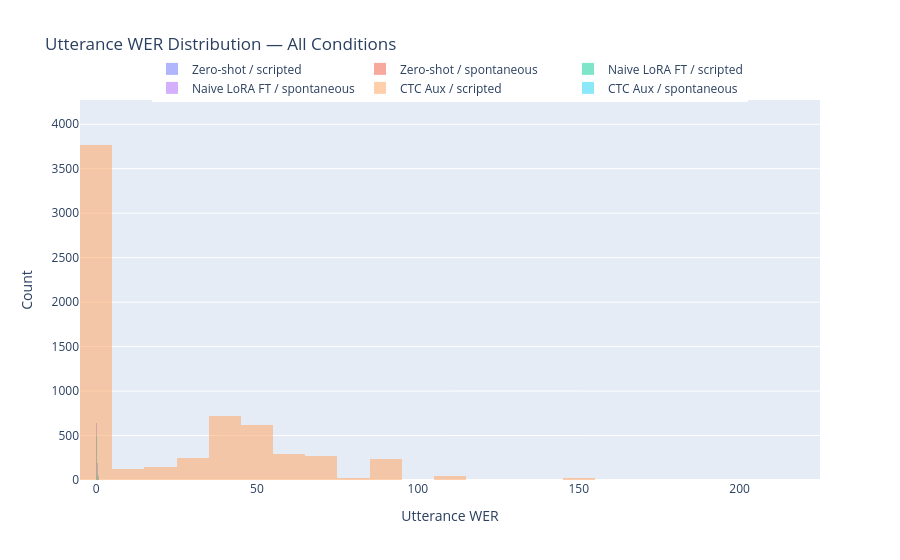

This figure's notebook cell:
### Markdown cell above
---

 # Part 4 — Utterance-level Analysis

### Code cell
# ── UTT WER distributions ─────────────────────────────────────────────────────
fig = go.Figure()
for key, label in MODEL_KEYS.items():
    for split in SPLITS:
        if not available(key, split):
            continue
        fig.add_trace(go.Histogram(
            x       = results[key][split]["utt_wer"],
            name    = f"{label} / {split}",
            opacity = 0.5,
            nbinsx  = 40,
        ))
fig.update_layout(
    title    = "Utterance WER Distribution — All Conditions",
    barmode  = "overlay",
    xaxis    = dict(title="Utterance WER"),
    yaxis    = dict(title="Count"),
    legend   = dict(orientation="h", y=1.12, xanchor="center", x=0.5),
)
fig.show()

### Figure 1 — Plotly figure (JSON) as saved in the notebook; plotly's stock layout.template omitted (floating-point values rounded to 4 significant figures; data arrays with more than 128 entries replaced by an {"elided": "..."} marker saying what was removed)
{"data": [{"name": "Zero-shot / scripted", "nbinsx": 40, "opacity": 0.5, "type": "histogram", "x": {"elided": "6506 float values"}}, {"name": "Zero-shot / spontaneous", "nbinsx": 40, "opacity": 0.5, "type": "histogram", "x": [0.5419, 0.5664, 0.6241, 0.6641, 0.6, 0.8182, 0.1, 0.6414, 0.4583, 0.7165, 0.625, 0.7119, 0.4779, 0.05263, 0.3611, 0.6911, 0.5921, 0.6541, 0.5652, 0.9093, 0.774, 0.4914]}, {"name": "Naive LoRA FT / scripted", "nbinsx": 40, "opacity": 0.5, "type": "histogram", "x": {"elided": "6506 float values"}}, {"name": "Naive LoRA FT / spontaneous", "nbinsx": 40, "opacity": 0.5, "type": "histogram", "x": [0.5419, 0.5664, 0.5887, 0.6641, 0.6062, 0.7225, 0.12, 0.6276, 0.4667, 0.7087, 0.6172, 0.6949, 0.469, 0.1316, 0.3333, 0.7073, 0.5921, 0.6015, 0.5391, 0.9067, 0.7797, 0.4914]}, {"name": "CTC Aux / scripted", "nbinsx": 40, "opacity": 0.5, "type": "histogram", "x": {"elided": "6506 float values"}}, {"name": "CTC Aux / spontaneous", "nbinsx": 40, "opacity": 0.5, "type": "histogram", "x": [0.5419, 0.5874, 0.5957, 0.6719, 0.6, 0.7464, 0.12, 0.6069, 0.4667, 0.7165, 0.625, 0.7034, 0.4779, 0.05263, 0.4444, 0.6748, 0.6118, 0.6015, 0.5304, 0.9093, 0.7797, 0.4914]}], "layout": {"barmode": "overlay", "legend": {"orientation": "h", "x": 0.5, "xanchor": "center", "y": 1.12}, "title": {"text": "Utterance WER Distribution — All Conditions"}, "xaxis": {"title": {"text": "Utterance WER"}}, "yaxis": {"title": {"text": "Count"}}}}
